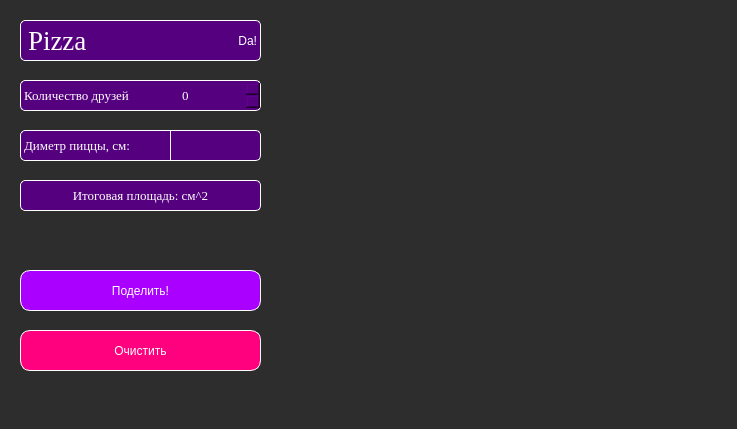
<?xml version="1.0" encoding="UTF-8"?>
<ui version="4.0">
 <class>MainWindow</class>
 <widget class="QMainWindow" name="MainWindow">
  <property name="geometry">
   <rect>
    <x>0</x>
    <y>0</y>
    <width>737</width>
    <height>429</height>
   </rect>
  </property>
  <property name="windowTitle">
   <string>MainWindow</string>
  </property>
  <property name="styleSheet">
   <string notr="true">background-color: rgb(45, 45, 45);
color: rgb(255, 255, 255);</string>
  </property>
  <widget class="QWidget" name="centralwidget">
   <widget class="QLabel" name="label">
    <property name="geometry">
     <rect>
      <x>20</x>
      <y>20</y>
      <width>111</width>
      <height>41</height>
     </rect>
    </property>
    <property name="font">
     <font>
      <family>Times New Roman</family>
      <pointsize>20</pointsize>
      <weight>50</weight>
      <italic>false</italic>
      <bold>false</bold>
     </font>
    </property>
    <property name="styleSheet">
     <string notr="true">border-color: white;
background-color: rgb(85, 0, 127);
border-style: solid;
border-width: 1px 0px 1px 1px;
border-radius: 5px ;
font: 20pt &quot;Times New Roman&quot;;</string>
    </property>
    <property name="text">
     <string>Pizza</string>
    </property>
   </widget>
   <widget class="QLabel" name="label_2">
    <property name="geometry">
     <rect>
      <x>20</x>
      <y>80</y>
      <width>171</width>
      <height>31</height>
     </rect>
    </property>
    <property name="font">
     <font>
      <family>Times New Roman</family>
      <pointsize>10</pointsize>
      <weight>50</weight>
      <italic>false</italic>
      <bold>false</bold>
     </font>
    </property>
    <property name="styleSheet">
     <string notr="true">border-color: white;
background-color: rgb(85, 0, 127);
border-style: solid;
border-width: 1px 0px 1px 1px;
border-radius: 5px ;
font: 10pt &quot;Times New Roman&quot;;</string>
    </property>
    <property name="text">
     <string>Количество друзей</string>
    </property>
   </widget>
   <widget class="QLabel" name="label_3">
    <property name="geometry">
     <rect>
      <x>20</x>
      <y>130</y>
      <width>161</width>
      <height>31</height>
     </rect>
    </property>
    <property name="font">
     <font>
      <family>Times New Roman</family>
      <pointsize>10</pointsize>
      <weight>50</weight>
      <italic>false</italic>
      <bold>false</bold>
     </font>
    </property>
    <property name="styleSheet">
     <string notr="true">border-color: white;
background-color: rgb(85, 0, 127);
border-style: solid;
border-width: 1px 0px 1px 1px;
border-radius: 5px ;
font: 10pt &quot;Times New Roman&quot;;
</string>
    </property>
    <property name="text">
     <string>Диметр пиццы, см:</string>
    </property>
   </widget>
   <widget class="QLabel" name="ploshad">
    <property name="geometry">
     <rect>
      <x>20</x>
      <y>180</y>
      <width>241</width>
      <height>31</height>
     </rect>
    </property>
    <property name="font">
     <font>
      <family>Times New Roman</family>
      <pointsize>10</pointsize>
      <weight>50</weight>
      <italic>false</italic>
      <bold>false</bold>
     </font>
    </property>
    <property name="styleSheet">
     <string notr="true">border-color: white;
background-color: rgb(85, 0, 127);
border-style: solid;
border-width: 1px 1px 1px 1px;
border-radius: 5px ;
font: 10pt &quot;Times New Roman&quot;;</string>
    </property>
    <property name="text">
     <string>Итоговая площадь: см^2</string>
    </property>
    <property name="alignment">
     <set>Qt::AlignCenter</set>
    </property>
   </widget>
   <widget class="QWidget" name="verticalLayoutWidget">
    <property name="geometry">
     <rect>
      <x>290</x>
      <y>10</y>
      <width>421</width>
      <height>371</height>
     </rect>
    </property>
    <layout class="QVBoxLayout" name="verticalLayout"/>
   </widget>
   <widget class="QPushButton" name="Slize">
    <property name="geometry">
     <rect>
      <x>20</x>
      <y>270</y>
      <width>241</width>
      <height>41</height>
     </rect>
    </property>
    <property name="styleSheet">
     <string notr="true">font: 10pt &quot;Times New Roman&quot;;
border-color: white;
background-color: rgb(170, 0, 255);
border-style: solid;
border-width: 1px 1px 1px 1px;
border-radius: 10px;
</string>
    </property>
    <property name="text">
     <string>Поделить!</string>
    </property>
   </widget>
   <widget class="QPushButton" name="Clear">
    <property name="geometry">
     <rect>
      <x>20</x>
      <y>330</y>
      <width>241</width>
      <height>41</height>
     </rect>
    </property>
    <property name="styleSheet">
     <string notr="true">border-color: white;
background-color: rgb(255, 0, 127);
border-style: solid;
border-width: 1px 1px 1px 1px;
border-radius: 10px;
font: 10pt &quot;Times New Roman&quot;;</string>
    </property>
    <property name="text">
     <string>Очистить</string>
    </property>
   </widget>
   <widget class="QLineEdit" name="lineEdit">
    <property name="geometry">
     <rect>
      <x>170</x>
      <y>130</y>
      <width>91</width>
      <height>31</height>
     </rect>
    </property>
    <property name="styleSheet">
     <string notr="true">border-color: white;
background-color: rgb(85, 0, 127);
border-style: solid;
border-width: 1px 1px 1px 1px;
border-radius: 5px ;
border-top-left-radius: 0px;
border-bottom-left-radius: 0px;
font: 10pt &quot;Times New Roman&quot;;</string>
    </property>
   </widget>
   <widget class="QSpinBox" name="spinBox">
    <property name="geometry">
     <rect>
      <x>180</x>
      <y>80</y>
      <width>81</width>
      <height>31</height>
     </rect>
    </property>
    <property name="font">
     <font>
      <family>Times New Roman</family>
      <pointsize>10</pointsize>
      <weight>50</weight>
      <italic>false</italic>
      <bold>false</bold>
     </font>
    </property>
    <property name="styleSheet">
     <string notr="true">border-color: white;
background-color: rgb(85, 0, 127);
border-style: solid;
border-width: 1px 1px 1px 0px;
border-radius: 5px ;
border-top-left-radius: 0px;
border-bottom-left-radius: 0px; 
font: 10pt &quot;Times New Roman&quot;;</string>
    </property>
   </widget>
   <widget class="QLabel" name="label_4">
    <property name="geometry">
     <rect>
      <x>120</x>
      <y>20</y>
      <width>141</width>
      <height>41</height>
     </rect>
    </property>
    <property name="styleSheet">
     <string notr="true">border-color: white;
background-color: rgb(85, 0, 127);
border-style: solid;
border-width: 1px 1px 1px 0px;
border-radius: 5px;
border-top-left-radius: 0px;
border-bottom-left-radius: 0px; 
font: 20pt &quot;Times New Roman&quot;;</string>
    </property>
    <property name="text">
     <string>Da!</string>
    </property>
    <property name="alignment">
     <set>Qt::AlignRight|Qt::AlignTrailing|Qt::AlignVCenter</set>
    </property>
   </widget>
  </widget>
  <widget class="QMenuBar" name="menubar">
   <property name="geometry">
    <rect>
     <x>0</x>
     <y>0</y>
     <width>737</width>
     <height>26</height>
    </rect>
   </property>
  </widget>
 </widget>
 <resources/>
 <connections/>
</ui>
